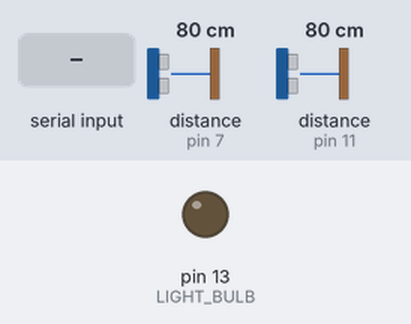
Bench run of a sketch on a simulated Arduino Uno, built with avr-gcc and run on an emulated ATmega328P. Shown: output pins drawn as LEDs (lit = HIGH). The inputs (shaded band) are chosen by the test bench; at power-on: distance to the obstacle (sensors on pin 7, pin 11) 80 cm. The echo pulse lasts 58.3 µs per cm; what the sketch prints to the serial monitor is not drawn.

Above: at 1.2 s.
1.3 s: "HIGH\n" received over Serial
At 1.9 s:
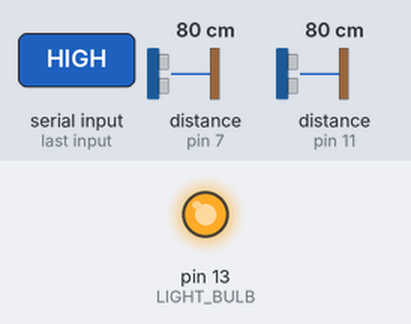
2.8 s: "LOW\n" received over Serial
At 3.6 s:
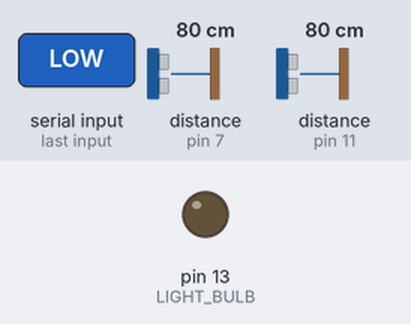
Timing chart, 0 to 5.8 s (numbered marks = the images above; inputs shaded):
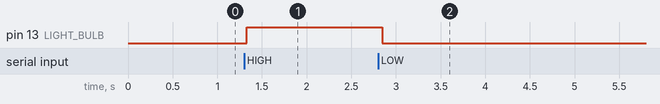

Measured:
- after the input at 1.3 s, pin 13 (LIGHT_BULB): LOW → HIGH at once
- after the input at 2.8 s, pin 13 (LIGHT_BULB): HIGH → LOW after 0.05 s

The sketch:

onezero_slave.ino
```cpp
#include <NewPing.h>
#include <Wire.h>

#define SONAR_NUM 2      // Number of sensors.
#define MAX_DISTANCE 200 // Maximum distance (in cm) to ping.
#define LIGHT_BULB 13
#define TRIGGER0 6
#define ECHO0 7
#define TRIGGER1 12
#define ECHO1 11

NewPing sonar[SONAR_NUM] = {   // Sensor object array.
  NewPing(TRIGGER0, ECHO0, MAX_DISTANCE), // Each sensor's trigger pin, echo pin, and max distance to ping.
  NewPing(TRIGGER1, ECHO1, MAX_DISTANCE)
};
String bufferString;
int wall0, wall1;
int temp0, temp1;
char message[25];
int reset;

void setup() {
  Serial.begin(9600); // Open serial monitor at 9600 baud to see ping results.
  pinMode(LIGHT_BULB,OUTPUT);
  pinMode(TRIGGER0,OUTPUT);
  pinMode(ECHO0,INPUT);
  pinMode(TRIGGER1,OUTPUT);
  pinMode(ECHO1,INPUT);

  Wire.begin(2); //I2C communication
  Wire.onRequest(requestEvent);
}

void loop() {
  while (Serial.available() >0) {            // loop through all the received bytes
    bufferString = Serial.readStringUntil('\n');
  }
  wall0 = sonar[0].ping_cm();
  wall1 = sonar[1].ping_cm();
  /*//optimization: smoothing part loaction loop|requestEvent. check the sync.
  if(wall0!=0){temp0 = wall0;}else{wall0=temp0;}
  if(wall1!=0){temp1 = wall1;}else{wall1=temp1;}*/
  Serial.print(wall0);
  Serial.print(",");
  Serial.println(wall1);
  if(bufferString == "HIGH"){
    digitalWrite(13,HIGH);
  }else if(bufferString =="LOW"){
    digitalWrite(13,LOW);
  }
  delay(29);//29ms is the minimum delay for NewPing library
}
void requestEvent()
{
  //taking unstable 0 values from ultrasonic sensor.
  //optimization: smoothing part loaction loop|requestEvent. check the sync.
  if(wall0!=0){temp0 = wall0;}else{wall0=temp0;}
  if(wall1!=0){temp1 = wall1;}else{wall1=temp1;}

  if(bufferString !="HIGH" && bufferString !="LOW"){
    reset = bufferString.toInt(); //1 indicates new ball initiated in the unity scene.
    }
  sprintf(message, "[%d,%d,%d]", wall0, wall1,reset);
  Wire.write(message);
}
```
